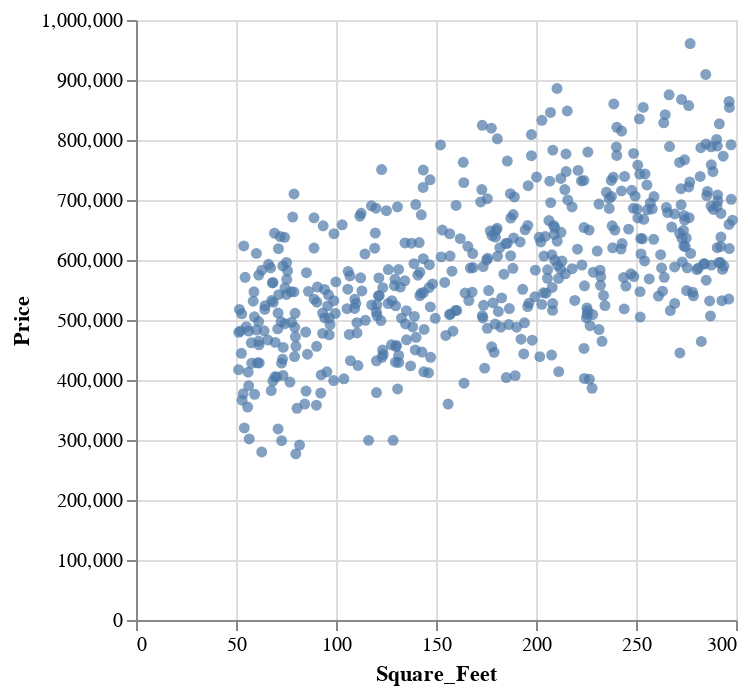

Notebook code for this chart:
### Code cell
import altair as alt

alt.Chart(df).mark_circle().encode(
    x='Square_Feet',
    y='Price'
)

### Figure 1 — Vega-Lite specification as saved in the notebook (floating-point values rounded to 4 significant figures; data arrays with more than 128 entries replaced by an {"elided": "..."} marker saying what was removed)
{"config": {"view": {"continuousWidth": 300, "continuousHeight": 300}}, "data": {"name": "data-795d60509d7cf8883fe28d8e8f97d3d0"}, "mark": {"type": "circle"}, "encoding": {"x": {"field": "Square_Feet", "type": "quantitative"}, "y": {"field": "Price", "type": "quantitative"}}, "$schema": "https://vega.github.io/schema/vega-lite/v5.20.1.json", "datasets": {"data-795d60509d7cf8883fe28d8e8f97d3d0": {"elided": "500 records"}}}
